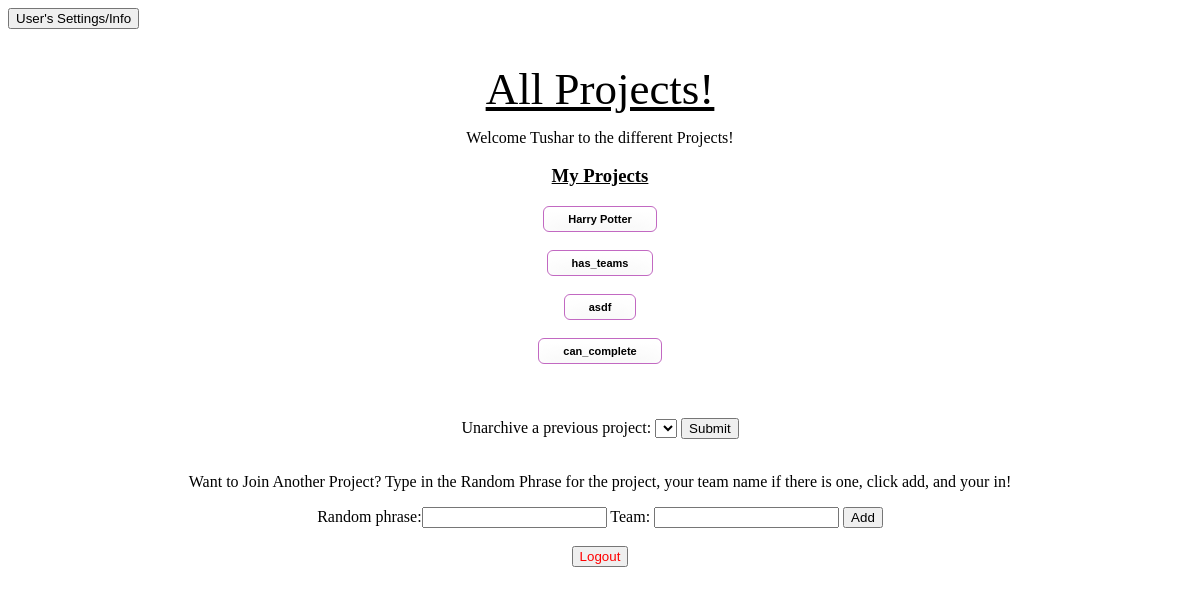
The app's page /quest/user_project_page/tdesai (signed in), older data.
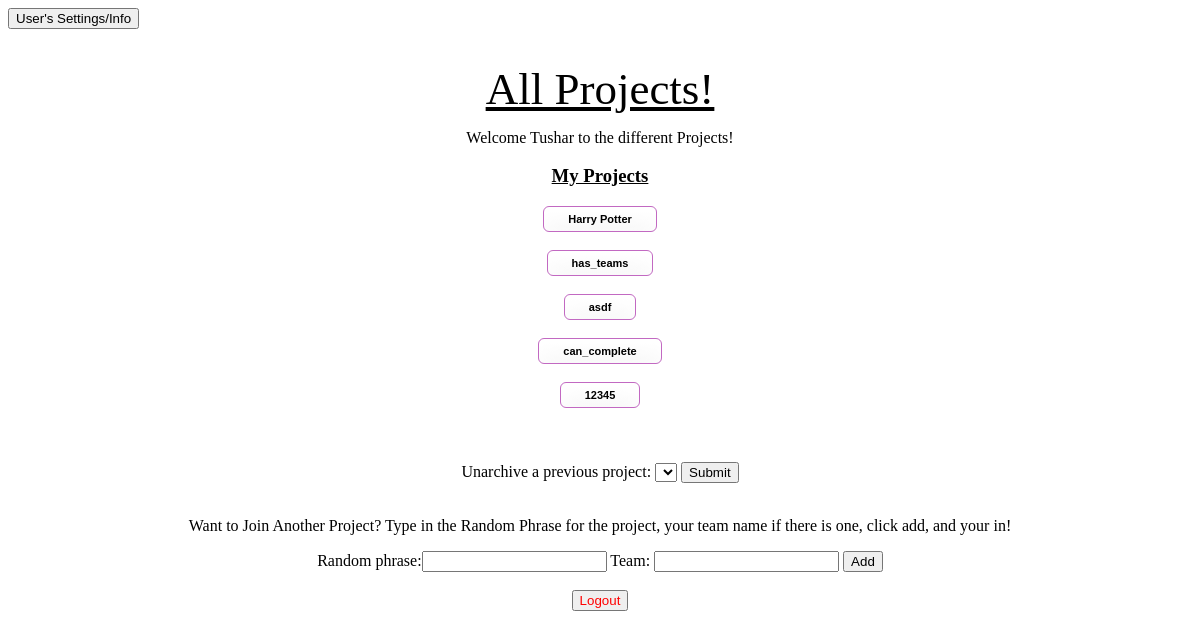
The same page, newer data.
### quest_extension/models.py (models this page shows)
class User(models.Model):
    user_ldap = models.CharField(max_length=45)
    user_first_name = models.CharField(max_length=45)
    user_last_name = models.CharField(max_length=45)
    user_email = models.CharField(max_length=45)
    user_password = models.CharField(max_length = 100)
    user_reset_password_pin = models.CharField(max_length = 100, null=True, default = None)

class Project(models.Model):
    project_name = models.CharField(max_length=1000)
    project_description = models.CharField(max_length=1000, blank = True, null = True)
    project_random_phrase = models.CharField(max_length = 255, unique = True)
    project_admin_pin = models.CharField(max_length = 255, unique = True)
    project_editable = models.BooleanField()
    project_has_teams = models.BooleanField(default = False)

### quest_extension/views.py (the view)
# urls.py: path('user_project_page/<ldap>', views.get_user_project_page),
def get_user_project_page(request, ldap):
    if not validate_user_access(request, ldap):
        return HttpResponseRedirect('/quest/user_login')
    current_user = User.objects.get(user_ldap = ldap)
    user_projects = UserProject.objects.filter(user = current_user, archived = False).values_list('project', flat=True)
    user_projects = Project.objects.filter(pk__in=user_projects)
    list_of_archived_projects = UserProject.objects.filter(user = current_user, archived = True).values_list('project', flat=True)
    list_of_archived_projects = Project.objects.filter(pk__in=list_of_archived_projects)
    add_new_project_form = AddNewProjectForm()
    context = {'current_user': current_user,
    'user_projects': user_projects,
    'add_new_project_form': add_new_project_form,
    'list_of_archived_projects': list_of_archived_projects}
    return render(request, 'quest_extension/user_project_page.html', context)

### quest_extension/forms.py
class AddNewProjectForm(forms.Form):
    random_phrase = forms.CharField()

### quest_extension/logic.py (called while the page is built)
def validate_user_access(request, ldap):
    return 'current_user_ldap' in request.session and request.session['current_user_ldap'] == ldap

### quest_extension/templates/quest_extension/user_project_page.html (shortened to what this page needs)
{% load static %}
<!DOCTYPE html>
<html lang="en">
    <head>
	<link rel="stylesheet" type="text/css" href="{% static 'quest_extension/user_project_page_style.css' %}">
    </head>
    <body>
    <form method='GET' action = '/quest/user_settings_info/{{current_user.user_ldap}}'>
        <button type='submit'>User's Settings/Info</button>
    </form>
    <div id = 'centered'>
        <h1>All Projects!</h1>
        <p>Welcome {{ current_user.user_first_name }} to the different Projects!</p>
        <h3> My Projects </h3>
        {% for project in user_projects %}
            <form method='GET', action = '/quest/user_home/{{ current_user.user_ldap }}/{{ project.id }}'>
                <div id= 'project_button'>
                    <button type='submit'>{{project.project_name}}</button>
                </div>
            </form>
            <br>
        {% endfor %}
        <br>
        <br>
        <form method = 'POST' action = '/quest/user_unarchive_project/{{current_user.user_ldap}}'>
            Unarchive a previous project:
            <select name="project_to_unarchive_id">
            </select>
            <button type = 'submit'> Submit </button>
        </form>
        <br>
        <p> Want to Join Another Project? Type in the Random Phrase for the project, your team name if
            there is one, click add,
            and your in!
        </p>
        <form id = 'add_new_project' method='POST' action = '/quest/add_user_project_page/{{ current_user.user_ldap }}'>
            {{ add_new_project_form }}
            Team: <input type = 'text', name = 'team'>
            <button type ='submit' name = 'project_id' value = '{{project.id}}'>Add</button>
        </form>
        <br>
        <div id= 'logout'>
        <form method='POST' action = '/quest/user_logout/{{ current_user.user_ldap}}'>
                <button type = 'submit', name = 'logout'>Logout</button>
            </form>
        </div>
    </div>
    </body>
</html>

### quest_extension/static/quest_extension/user_project_page_style.css (style rules this page uses)
#centered { text-align: center; }
h1 { padding-top: 3%; text-decoration: underline; color: black; font-family: 'Trocchi', serif; font-size: 45px; font-weight: normal; line-height: 48px; margin: 0; }
h3 { text-decoration: underline; }
input { display: inline-block; }
#logout button { color:red; }
#project_button button { -moz-box-shadow:inset 0px 5px 23px 0px #ffffff; -webkit-box-shadow:inset 0px 5px 23px 0px #ffffff; box-shadow:inset 0px 5px 23px 0px #ffffff; background:-webkit-gradient(linear, left top, left bottom, color-stop(0.05, #ffffff), color-stop(1, #f6f6f6)); background:-moz-linear-gradient(top, #ffffff 5%, #f6f6f6 100%); background:-webkit-linear-gradient(top, #ffffff 5%, #f6f6f6 100%); background:-o-linear-gradient(top, #ffffff 5%, #f6f6f6 100%); background:-ms-linear-gradient(top, #ffffff 5%, #f6f6f6 100%); background:linear-gradient(to bottom, #ffffff 5%, #f6f6f6 100%); filter:progid:DXImageTransform.Microsoft.gradient(startColorstr='#ffffff', endColorstr='#f6f6f6',GradientType=0); background-color:#ffffff; -moz-border-radius:6px; -webkit-border-radius:6px; border-radius:6px; border:1.5px solid #c269c2; display:inline-block; cursor:pointer; color:black; font-family:Arial; font-size:11px; font-weight:bold; padding:6px 24px; text-decoration:none; }

Row changes from the older to the newer data that the page shows:
added Project: project_name "12345"
